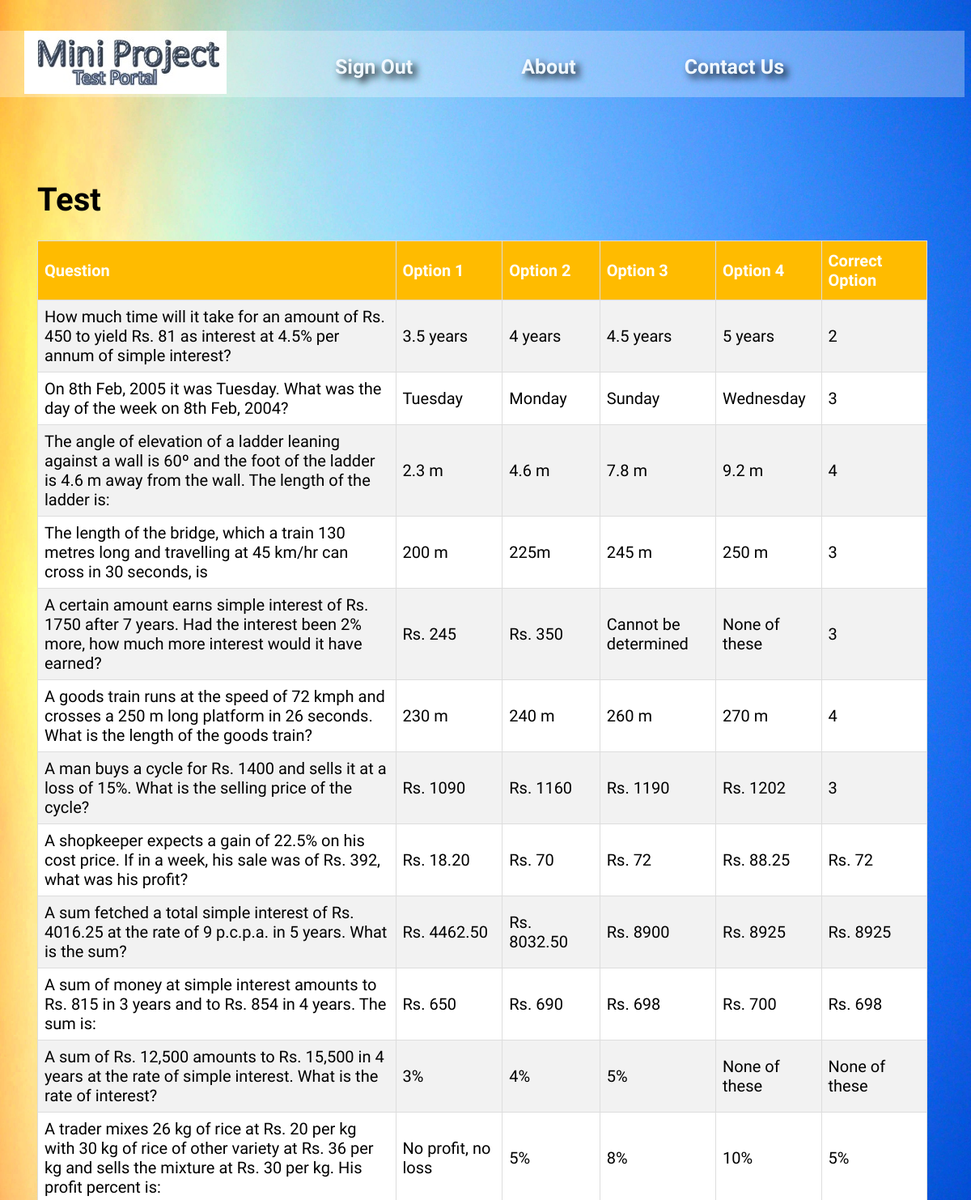
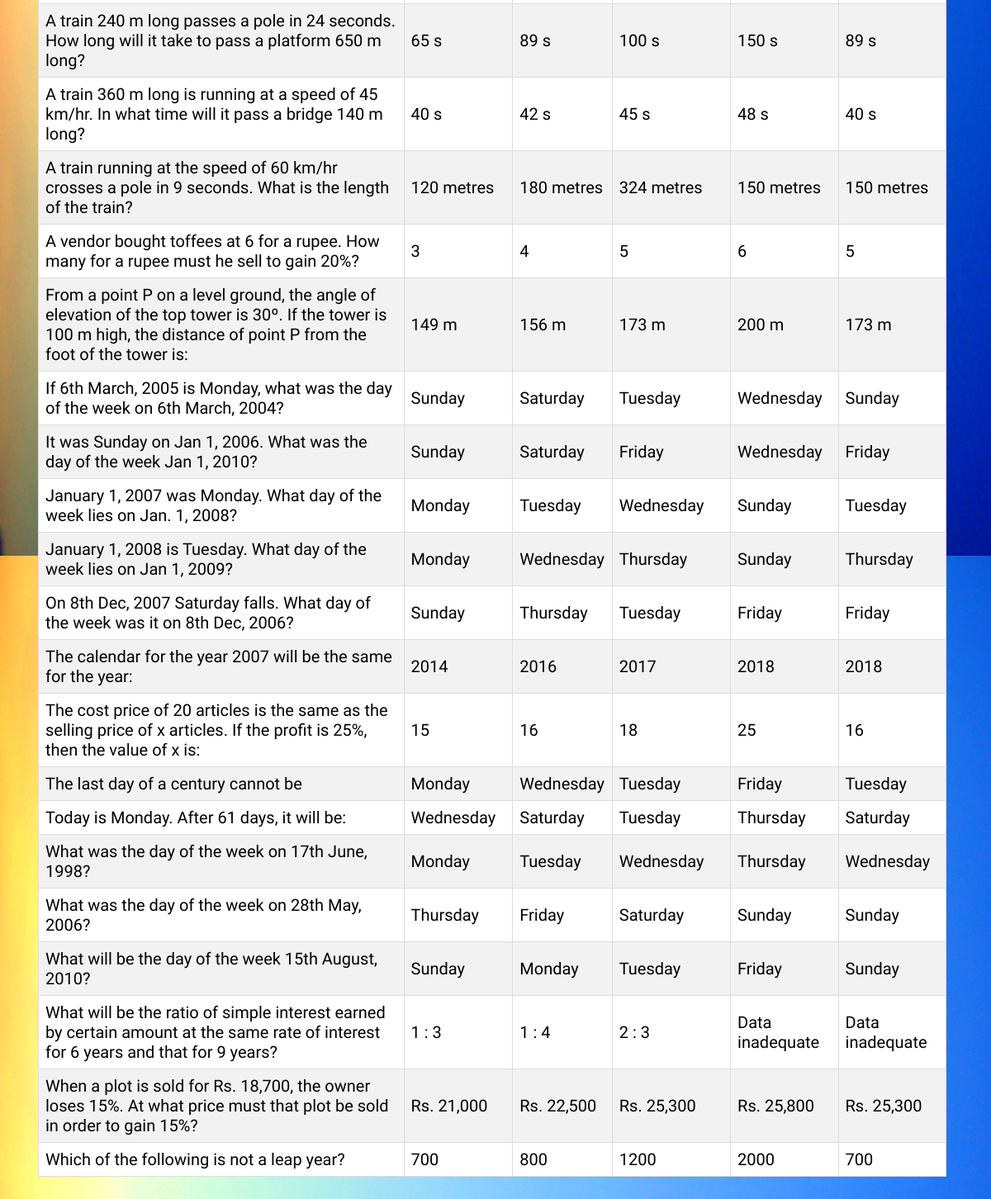
/questionslibrary.php (signed in), run on the app's committed database (2 pictures, top to bottom).
### tables this page shows
CREATE TABLE `questions` (
  `question` varchar(200) NOT NULL,
  `option_1` varchar(50) NOT NULL,
  `option_2` varchar(50) NOT NULL,
  `option_3` varchar(50) NOT NULL,
  `option_4` varchar(50) NOT NULL,
  `answer` varchar(20) NOT NULL,
  `tid` int(5) NOT NULL
);

### questionslibrary.php (the view, shortened to what this page needs)
<!doctype html>
<html id="html">
<head>
	<link href="header.css" rel="stylesheet">
</head>
<body>
	<br><br>
	<div class="top">
		<a id="logo" href="index.php"><img src="logo.jpg"></a>
		<a id="link1" href="signout.php"><strong>Sign Out</strong></a>
		<a id="link1" href="about.php"><strong>About</strong></a>
		<a id="link1" href="contactus.php"><strong>Contact Us</strong></a>
	</div>
	<div class="body">
	<?php
		include("header.php");
		include("database.php");
		extract($_SESSION);
		if (!isset($_SESSION[loginid]))
		{
			header("location:index.php");
		}
		else if (isset($_SESSION[loginid]))
		{
			$rs=mysql_query("select t.question,t.option_1, t.option_2,t.option_3,t.option_4,t.answer from questions t",$cn) or die(mysql_error());
			echo "<h1> Test </h1>";
			echo "<table id=table><th>Question <th>Option 1<th>Option 2<th>Option 3<th>Option 4<th>Correct Option";
			while($row=mysql_fetch_row($rs))
			{
				echo "<tr><td>$row[0] <td> $row[1] <td> $row[2]<td> $row[3]<td> $row[4]<td> $row[5]";
			}
			echo "</table>";
		}
	?>
	</div>
</body>
</html>

### header.php (shortened to what this page needs)
  <Table width="100%">
  <tr>
  <td>
  </td>
    <td>
	</td>
  </tr>
</table>

### header.css (style rules this page uses)
#html { font-family: 'Play', sans-serif; background-image: url(background.JPG); background-size: 100%; background-repeat: repeat; }
.top { background-color:rgba(255,255,255,0.3); }
#logo { margin-left: 30px; }
#link1 { vertical-align: 25px; text-shadow: 5px 5px 10px black; font-size: 25px; margin-left: 100px; padding-left: 30px; text-decoration: none; color: aliceblue; }
#table { border-collapse: collapse; width: 100%; }
#table td, #table th { border: 1px solid #ddd; padding: 8px; }
#table tr:nth-child(even) { background-color: #f2f2f2; }
#table tr:nth-child(odd) { background-color: #ffffff; }
#table th { padding-top: 12px; padding-bottom: 12px; text-align: left; background-color: rgba(255, 187, 0,1); color: white; }
.body { margin-top: 16px ; margin-bottom: 16px; margin-left: 16px; margin-right: 16px; padding-left: 30px; padding-top: 30px; padding-bottom: 30px; padding-right: 30px; font-family: 'Play', sans-serif; font-size: 20px; }

### data on the page
questions: question "How much time will it take for an amount of Rs. 450 to yield Rs. 81 as interest at 4.5% per annum of simple interest?", option_1 "3.5 years", option_2 "4 years", option_3 "4.5 years", option_4 "5 years", answer "2"
questions: question "On 8th Feb, 2005 it was Tuesday. What was the day of the week on 8th Feb, 2004?", option_1 "Tuesday", option_2 "Monday", option_3 "Sunday", option_4 "Wednesday", answer "3"
questions: question "The angle of elevation of a ladder leaning against a wall is 60º and the foot of the ladder is 4.6 m away from the wall. The length of the ladder is:", option_1 "2.3 m", option_2 "4.6 m", option_3 "7.8 m", option_4 "9.2 m", answer "4"
questions: question "The length of the bridge, which a train 130 metres long and travelling at 45 km/hr can cross in 30 seconds, is", option_1 "200 m", option_2 "225m", option_3 "245 m", option_4 "250 m", answer "3"
questions: question "A certain amount earns simple interest of Rs. 1750 after 7 years. Had the interest been 2% more, how much more interest would it have earned?", option_1 "Rs. 245", option_2 "Rs. 350", option_3 "Cannot be determined", option_4 "None of these", answer "3"
questions: question "A goods train runs at the speed of 72 kmph and crosses a 250 m long platform in 26 seconds. What is the length of the goods train?", option_1 "230 m", option_2 "240 m", option_3 "260 m", option_4 "270 m", answer "4"
questions: question "A man buys a cycle for Rs. 1400 and sells it at a loss of 15%. What is the selling price of the cycle?", option_1 "Rs. 1090", option_2 "Rs. 1160", option_3 "Rs. 1190", option_4 "Rs. 1202", answer "3"
questions: question "A shopkeeper expects a gain of 22.5% on his cost price. If in a week, his sale was of Rs. 392, what was his profit?", option_1 "Rs. 18.20", option_2 "Rs. 70", option_3 "Rs. 72", option_4 "Rs. 88.25", answer "Rs. 72"
questions: question "A sum fetched a total simple interest of Rs. 4016.25 at the rate of 9 p.c.p.a. in 5 years. What is the sum?", option_1 "Rs. 4462.50", option_2 "Rs. 8032.50", option_3 "Rs. 8900", option_4 "Rs. 8925", answer "Rs. 8925"
questions: question "A sum of money at simple interest amounts to Rs. 815 in 3 years and to Rs. 854 in 4 years. The sum is:", option_1 "Rs. 650", option_2 "Rs. 690", option_3 "Rs. 698", option_4 "Rs. 700", answer "Rs. 698"
questions: question "A sum of Rs. 12,500 amounts to Rs. 15,500 in 4 years at the rate of simple interest. What is the rate of interest?", option_1 "3%", option_2 "4%", option_3 "5%", option_4 "None of these", answer "None of these"
questions: question "A trader mixes 26 kg of rice at Rs. 20 per kg with 30 kg of rice of other variety at Rs. 36 per kg and sells the mixture at Rs. 30 per kg. His profit percent is:", option_1 "No profit, no loss", option_2 "5%", option_3 "8%", option_4 "10%", answer "5%"
questions: question "A train 240 m long passes a pole in 24 seconds. How long will it take to pass a platform 650 m long?", option_1 "65 s", option_2 "89 s", option_3 "100 s", option_4 "150 s", answer "89 s"
questions: question "A train 360 m long is running at a speed of 45 km/hr. In what time will it pass a bridge 140 m long?", option_1 "40 s", option_2 "42 s", option_3 "45 s", option_4 "48 s", answer "40 s"
questions: question "A train running at the speed of 60 km/hr crosses a pole in 9 seconds. What is the length of the train?", option_1 "120 metres", option_2 "180 metres", option_3 "324 metres", option_4 "150 metres", answer "150 metres"
questions: question "A vendor bought toffees at 6 for a rupee. How many for a rupee must he sell to gain 20%?", option_1 "3", option_2 "4", option_3 "5", option_4 "6", answer "5"
questions: question "From a point P on a level ground, the angle of elevation of the top tower is 30º. If the tower is 100 m high, the distance of point P from the foot of the tower is:", option_1 "149 m", option_2 "156 m", option_3 "173 m", option_4 "200 m", answer "173 m"
questions: question "If 6th March, 2005 is Monday, what was the day of the week on 6th March, 2004?", option_1 "Sunday", option_2 "Saturday", option_3 "Tuesday", option_4 "Wednesday", answer "Sunday"
questions: question "It was Sunday on Jan 1, 2006. What was the day of the week Jan 1, 2010?", option_1 "Sunday", option_2 "Saturday", option_3 "Friday", option_4 "Wednesday", answer "Friday"
questions: question "January 1, 2007 was Monday. What day of the week lies on Jan. 1, 2008?", option_1 "Monday", option_2 "Tuesday", option_3 "Wednesday", option_4 "Sunday", answer "Tuesday"
questions: question "January 1, 2008 is Tuesday. What day of the week lies on Jan 1, 2009?", option_1 "Monday", option_2 "Wednesday", option_3 "Thursday", option_4 "Sunday", answer "Thursday"
questions: question "On 8th Dec, 2007 Saturday falls. What day of the week was it on 8th Dec, 2006?", option_1 "Sunday", option_2 "Thursday", option_3 "Tuesday", option_4 "Friday", answer "Friday"
questions: question "The calendar for the year 2007 will be the same for the year:", option_1 "2014", option_2 "2016", option_3 "2017", option_4 "2018", answer "2018"
questions: question "The cost price of 20 articles is the same as the selling price of x articles. If the profit is 25%, then the value of x is:", option_1 "15", option_2 "16", option_3 "18", option_4 "25", answer "16"
questions: question "The last day of a century cannot be", option_1 "Monday", option_2 "Wednesday", option_3 "Tuesday", option_4 "Friday", answer "Tuesday"
questions: question "Today is Monday. After 61 days, it will be:", option_1 "Wednesday", option_2 "Saturday", option_3 "Tuesday", option_4 "Thursday", answer "Saturday"
questions: question "What was the day of the week on 17th June, 1998?", option_1 "Monday", option_2 "Tuesday", option_3 "Wednesday", option_4 "Thursday", answer "Wednesday"
questions: question "What was the day of the week on 28th May, 2006?", option_1 "Thursday", option_2 "Friday", option_3 "Saturday", option_4 "Sunday", answer "Sunday"
questions: question "What will be the day of the week 15th August, 2010?", option_1 "Sunday", option_2 "Monday", option_3 "Tuesday", option_4 "Friday", answer "Sunday"
questions: question "What will be the ratio of simple interest earned by certain amount at the same rate of interest for 6 years and that for 9 years?", option_1 "1 : 3", option_2 "1 : 4", option_3 "2 : 3", option_4 "Data inadequate", answer "Data inadequate"
questions: question "When a plot is sold for Rs. 18,700, the owner loses 15%. At what price must that plot be sold in order to gain 15%?", option_1 "Rs. 21,000", option_2 "Rs. 22,500", option_3 "Rs. 25,300", option_4 "Rs. 25,800", answer "Rs. 25,300"
questions: question "Which of the following is not a leap year?", option_1 "700", option_2 "800", option_3 "1200", option_4 "2000", answer "700"
